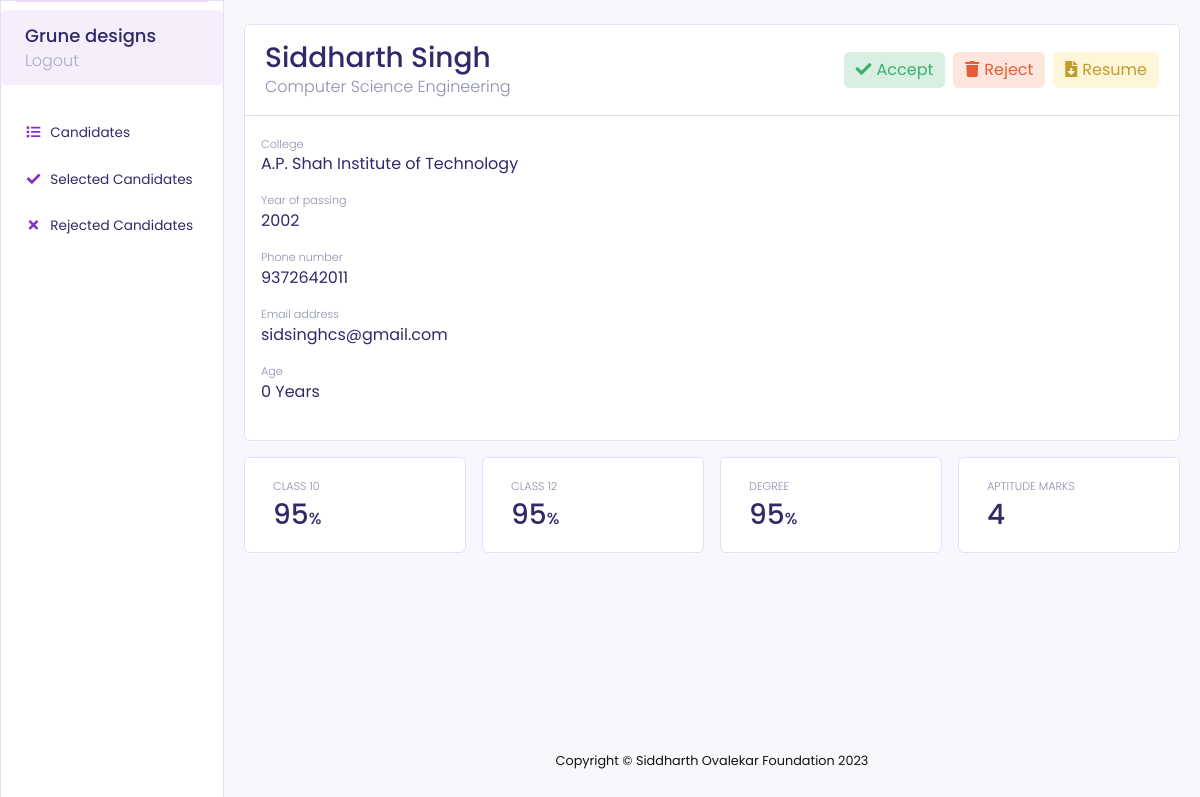
The page /admin/company/view.php?phone=9372642011 (signed in) on the database as committed earlier.
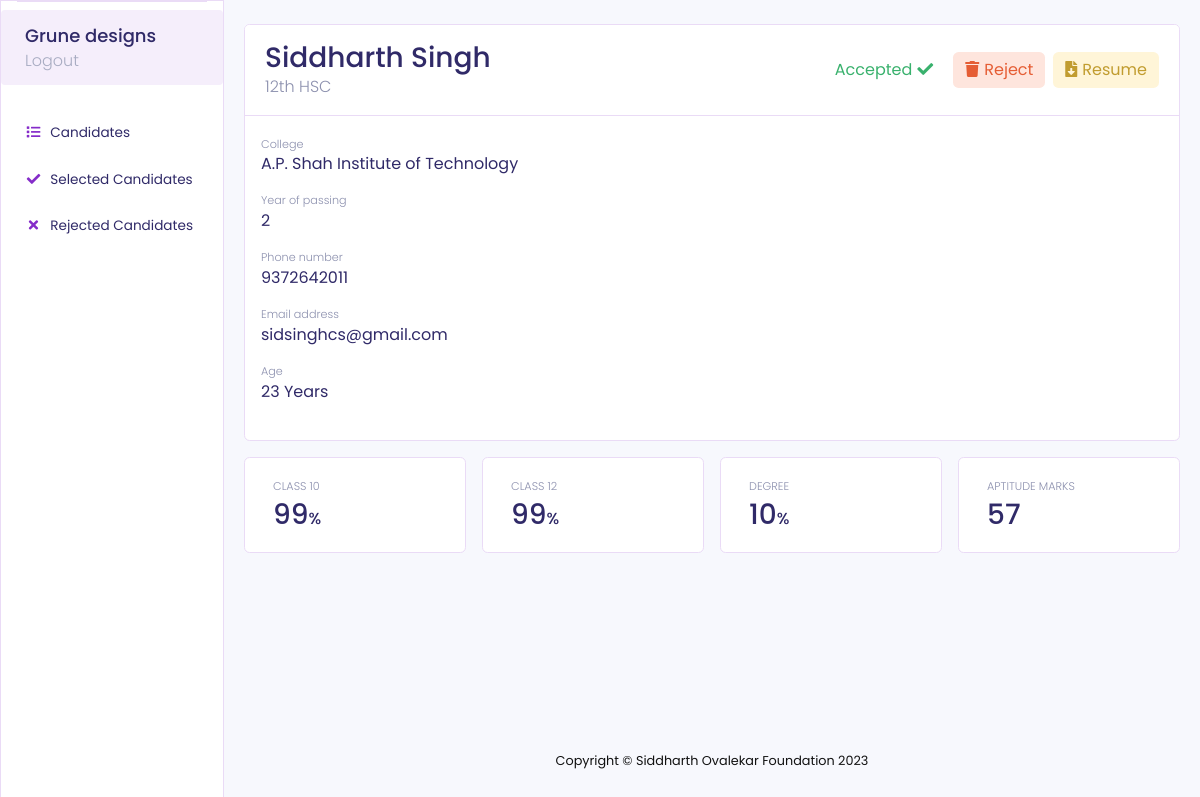
The same page on the database as committed later.
### tables this page shows
CREATE TABLE `students` (
  `id` int(11) NOT NULL,
  `first_name` varchar(50) NOT NULL,
  `last_name` varchar(50) NOT NULL,
  `phone` varchar(50) NOT NULL,
  `email` varchar(500) NOT NULL,
  `college` varchar(250) NOT NULL,
  `category` varchar(100) NOT NULL,
  `field` varchar(300) NOT NULL,
  `tenth_marks` float NOT NULL,
  `twelfth_marks` float NOT NULL DEFAULT 0,
  `degree_marks` float NOT NULL DEFAULT 0,
  `year_of_passing` int(11) NOT NULL,
  `path` varchar(1000) NOT NULL,
  `dob` date NOT NULL,
  `attended` int(11) NOT NULL DEFAULT 0,
  `top` int(11) NOT NULL DEFAULT 0,
  `apti_marks` int(11) NOT NULL DEFAULT 0
);

### admin/company/view.php (the view, shortened to what the changed rows need)
<?php
    include("./partial.php");
    $company = $_COOKIE["company"];
?>
<?php
    if(!(isset($_GET["phone"]))){
        header('Location: ' . $_SERVER['HTTP_REFERER']);
    }else{
        $phone = $_GET['phone'];
        $check_query = "select * from allotments where student_id='$phone' and company_id=$company";
        $res_check_query = mysqli_query($conn, $check_query);
        if(mysqli_num_rows($res_check_query) < 1){
            header('Location: ' . $_SERVER['HTTP_REFERER']);
        }else{
            $query = "select * from students where phone=$phone";
            $res = mysqli_query($conn, $query);
            if(mysqli_num_rows($res) < 1){
                $message = "No such student exists";
            }else{
                $res = $res->fetch_assoc();
            }
        }
    }
?>
<!DOCTYPE html>
<html lang="en">
<head>
    <link href="../assets/vendor/fontawesome-free/css/all.min.css" rel="stylesheet" type="text/css">
    <link href="../assets/css/sb-admin-2.min.css" rel="stylesheet">
</head>
<body id="page-top">
    <div id="wrapper">
        <div id="content-wrapper" class="d-flex flex-column">
            <div id="content">
                <div class="container-fluid mt-md-4">
                    <div class="row">
                        <div class="col-xl-12 col-lg-12">
                            <div class="card ">
                                <div
                                    class="card-header mystudentcard py-3 d-flex flex-row align-items-center justify-content-between bg-white">
                                    <div class="">
                                        <h3 class="m-0 font-weight-medium" style="color:#302a68;"><?php echo $res["first_name"] . " " . $res["last_name"]; ?></h3>
                                        <p class="m-0 font-weight-light" style="color:#8c90ae;"><?php echo $res["field"]; ?></p>
                                    </div>
                                    <div class="dropdown mystudentcardoperations no-arrow d-flex ">
                                        <?php
                                            $res_check_query = $res_check_query->fetch_assoc();
                                            if($res_check_query["status"] == "placed"){ ?>
                                            <a id="accept_text" style="background-color: #fff!important;border: none;" class="btn btn-success btn-icon-split ml-sm-0">
                                                <span class="text" style="color: #39b16d;font-weight: 400;">Accepted<i class="fas fa-check" style="margin-left: 5px;"></i></span>
                                            </a>
                                            <a id="reject" style="background-color: #fee5dd!important;border: none;" class="btn btn-danger mx-2 btn-icon-split">
                                                <span class="text" style="color:#e55d34"><i class="fas fa-trash" style="margin-right: 5px;"></i>Reject</span>
                                            </a>
                                        <?php
                                            }else{ ?>
                                                <a id="accept" style="background-color: #d8efe2!important;border: none;" class="btn btn-success btn-icon-split ml-sm-0">
                                                    <span class="text" style="color: #39b16d;font-weight: 400;"><i class="fas fa-check" style="margin-right: 5px;"></i>Accept</span>
                                                </a>
                                                <a id="reject" style="background-color: #fee5dd!important;border: none;" class="btn btn-danger mx-2 btn-icon-split">
                                                    <span class="text" style="color:#e55d34"><i class="fas fa-trash" style="margin-right: 5px;"></i>Reject</span>
                                                </a>
                                           <?php }
                                        ?>
                                    </div>
                                </div>
                                <div class="card-body">
                                    <div class="row">
                                    <div class="col-lg-12 col-xl-12">
                                        <div class="mb-3">
                                            <p class="m-0 font-weight-light text-xs" style="color:#8c90ae;">College</p>
                                            <p style="color: #302a68;"><?php echo $res["college"]; ?></p>
                                        </div>
                                        <div class="mb-3">
                                            <p class="m-0 font-weight-light text-xs" style="color:#8c90ae;">Year of passing</p>
                                            <p style="color: #302a68;"><?php echo $res["year_of_passing"]; ?></p>
                                        </div>
                                        <div class="mb-3">
                                            <p class="m-0 font-weight-light text-xs" style="color:#8c90ae;">Phone number</p>
                                            <p style="color: #302a68;"><?php echo $res["phone"]; ?></p>
                                        </div>
                                        <div class="mb-3">
                                            <p class="m-0 font-weight-light text-xs" style="color:#8c90ae;">Email address</p>
                                            <p style="color: #302a68;"><?php echo $res["email"]; ?></p>
                                        </div>
                                        <?php
                                            $dob=$res["dob"];
                                            $diff = (date('Y') - date('Y',strtotime($dob)));
                                        ?>
                                        <div class="mb-3">
                                            <p class="m-0 font-weight-light text-xs" style="color:#8c90ae;">Age</p>
                                            <p style="color: #302a68;"><?php echo $diff; ?> Years</p>
                                        </div>
                                    </div>
                                </div>
                                </div>
                            </div>
                        </div>
                    </div>
                    <div class="row">
                        <div class="col-lg-3 col-md-6 col-xs-12 py-1 py-md-2 py-lg-3">
                            <div class="card " style="padding: 20px;background-color: #fff;">
                                <div class="col mr-2 d-flex h-100" style="flex-direction: column;justify-content:end!important;">
                                    <div class="text-xs mycardsubtitle font-weight-light text-uppercase mb-1" style="color:#8c90ae">Class 10 </div>
                                    <h3 class="m-0 font-weight-medium" style="color: #302a68;"><?php echo $res["tenth_marks"]; ?><span style="font-size:16px">%</span></h3>
                                </div>
                            </div>
                        </div>
                        <div class="col-lg-3 col-md-6 col-xs-12 py-1 py-md-2 py-lg-3">
                            <div class="card " style="padding: 20px;background-color: #fff;">
                                <div class="col mr-2 d-flex h-100" style="flex-direction: column;justify-content:end!important;">
                                    <div class="text-xs mycardsubtitle font-weight-light text-uppercase mb-1" style="color:#8c90ae">Class 12 </div>
                                    <h3 class="m-0 font-weight-medium" style="color: #302a68;"><?php echo $res["twelfth_marks"]; ?><span style="font-size:16px">%</span></h3>
                                </div>
                            </div>
                        </div>
                        <div class="col-lg-3 col-md-6 col-xs-12 py-1 py-md-2 py-lg-3">
                            <div class="card " style="padding: 20px;background-color: #fff;">
                                <div class="col mr-2 d-flex h-100" style="flex-direction: column;justify-content:end!important;">
                                    <div class="text-xs mycardsubtitle font-weight-light text-uppercase mb-1" style="color:#8c90ae">Degree </div>
                                    <h3 class="m-0 font-weight-medium" style="color: #302a68;"><?php echo $res["degree_marks"]; ?><span style="font-size:16px">%</span></h3>
                                </div>
                            </div>
                        </div>
                        <div class="col-lg-3 col-md-6 col-xs-12 py-1 py-md-2 py-lg-3">
                            <div class="card " style="padding: 20px;background-color: #fff;">
                                <div class="col mr-2 d-flex h-100" style="flex-direction: column;justify-content:end!important;">
                                    <div class="text-xs mycardsubtitle font-weight-light text-uppercase mb-1" style="color:#8c90ae">Aptitude Marks </div>
                                    <h3 class="m-0 font-weight-medium" style="color: #302a68;"><?php echo $res["apti_marks"]; ?><span style="font-size:16px"></span></h3>
                                </div>
                            </div>
                        </div>
                    </div>
                </div>
            </div>
        </div>
    </div>
</body>
</html>

Rows that differ between the two databases and show on the page:
changed students "Siddharth": field "Computer Science Engineering" → "12th HSC"; year_of_passing "2002" → "2"; dob "0" → "23"; tenth_marks "95" → "99"; twelfth_marks "95" → "99"; degree_marks "95" → "10"; apti_marks "4" → "57"
Other text that changed with them:
text no longer shown: "Accept"
text now shown: "Accepted"
